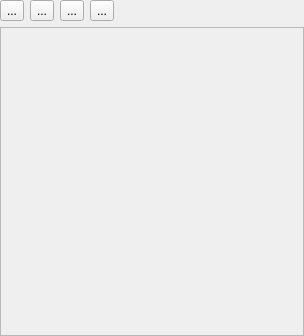
<?xml version="1.0" encoding="UTF-8"?>
<ui version="4.0">
 <class>TilePaletteView</class>
 <widget class="QWidget" name="TilePaletteView">
  <property name="geometry">
   <rect>
    <x>0</x>
    <y>0</y>
    <width>304</width>
    <height>336</height>
   </rect>
  </property>
  <property name="sizePolicy">
   <sizepolicy hsizetype="Expanding" vsizetype="Expanding">
    <horstretch>0</horstretch>
    <verstretch>0</verstretch>
   </sizepolicy>
  </property>
  <property name="windowTitle">
   <string>MainWindow</string>
  </property>
  <layout class="QVBoxLayout" name="verticalLayout">
   <property name="leftMargin">
    <number>0</number>
   </property>
   <property name="topMargin">
    <number>0</number>
   </property>
   <property name="rightMargin">
    <number>0</number>
   </property>
   <property name="bottomMargin">
    <number>0</number>
   </property>
   <item>
    <layout class="QHBoxLayout" name="paletteToolPanel">
     <item>
      <widget class="QToolButton" name="penButton">
       <property name="text">
        <string>...</string>
       </property>
       <property name="icon">
        <iconset resource="main.qrc">
         <normaloff>:/main/res/icon/pen.xpm</normaloff>:/main/res/icon/pen.xpm</iconset>
       </property>
       <property name="checkable">
        <bool>true</bool>
       </property>
      </widget>
     </item>
     <item>
      <widget class="QToolButton" name="collisionSetButton">
       <property name="text">
        <string>...</string>
       </property>
       <property name="icon">
        <iconset resource="main.qrc">
         <normaloff>:/main/res/icon/four_blocks.xpm</normaloff>:/main/res/icon/four_blocks.xpm</iconset>
       </property>
       <property name="checkable">
        <bool>true</bool>
       </property>
      </widget>
     </item>
     <item>
      <widget class="QToolButton" name="multiTileSelectButton">
       <property name="text">
        <string>...</string>
       </property>
       <property name="icon">
        <iconset resource="main.qrc">
         <normaloff>:/main/res/icon/rect.xpm</normaloff>:/main/res/icon/rect.xpm</iconset>
       </property>
       <property name="checkable">
        <bool>true</bool>
       </property>
      </widget>
     </item>
     <item>
      <widget class="QToolButton" name="fillButton">
       <property name="text">
        <string>...</string>
       </property>
       <property name="icon">
        <iconset resource="main.qrc">
         <normaloff>:/main/res/icon/fill.xpm</normaloff>:/main/res/icon/fill.xpm</iconset>
       </property>
       <property name="checkable">
        <bool>true</bool>
       </property>
      </widget>
     </item>
     <item>
      <spacer name="horizontalSpacer_3">
       <property name="orientation">
        <enum>Qt::Horizontal</enum>
       </property>
       <property name="sizeHint" stdset="0">
        <size>
         <width>40</width>
         <height>20</height>
        </size>
       </property>
      </spacer>
     </item>
    </layout>
   </item>
   <item>
    <widget class="QFrame" name="graphicsViewContainer">
     <property name="sizePolicy">
      <sizepolicy hsizetype="Preferred" vsizetype="Expanding">
       <horstretch>0</horstretch>
       <verstretch>0</verstretch>
      </sizepolicy>
     </property>
     <property name="frameShape">
      <enum>QFrame::StyledPanel</enum>
     </property>
     <property name="frameShadow">
      <enum>QFrame::Raised</enum>
     </property>
     <layout class="QGridLayout" name="gridLayout">
      <property name="leftMargin">
       <number>0</number>
      </property>
      <property name="topMargin">
       <number>0</number>
      </property>
      <property name="rightMargin">
       <number>0</number>
      </property>
      <property name="bottomMargin">
       <number>0</number>
      </property>
     </layout>
    </widget>
   </item>
  </layout>
 </widget>
 <layoutdefault spacing="6" margin="11"/>
 <resources>
  <include location="main.qrc"/>
 </resources>
 <connections/>
</ui>
